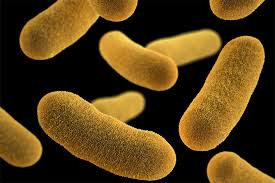
#> input picture bakteri2.jpeg, 275 x 183 px
$ python pertemuan3.py
#> lines starting #> are read from the running program, lines starting #| are printed output that depends on the picture
import numpy as np
import cv2


# [34 lines of commented-out code are left out]
img = cv2.imread('bakteri2.jpeg')
#> img is the input picture: shape (183, 275, 3); mean B, G, R 23.2, 62.3, 85.9
cv2.imshow('Citra Asal', img)
br = len(img[:, :, 0])
#> br = 183
kl = len(img[0, :, 0])
#> kl = 275
Z = np.zeros([br, kl, 3])
c = 30
for i in range(br):
    for j in range(kl):
        for k in range(3):
            Z[i, j, k] = c * np.log(1 + float(img[i, j, k]))
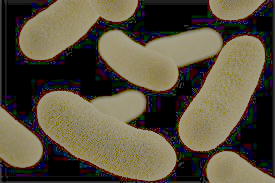
#> Z: shape (183, 275, 3) float64; mean B, G, R 63.6, 81.1, 89.3
Z = np.uint8(Z)
cv2.imshow('Citra hasil log', Z)
cv2.waitKey(0)

$ run again, with bakteri1.jpeg copied over bakteri2.jpeg
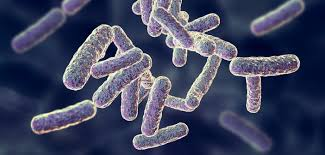
#> input picture bakteri1.jpeg, 325 x 155 px
#> img is the input picture: shape (155, 325, 3); mean B, G, R 95.6, 69, 63.9
#> br = 155
#> kl = 325
#> after the loop `for i in range(br):`:
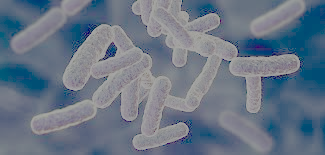
#> Z: shape (155, 325, 3) float64; mean B, G, R 133.9, 117.9, 104.7

$ run again, with datadaun.jpeg copied over bakteri2.jpeg
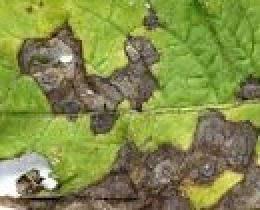
#> input picture datadaun.jpeg, 130 x 105 px (shown 2 times larger)
#> img is the input picture: shape (105, 130, 3); mean B, G, R 73.3, 140.8, 130.8
#> br = 105
#> kl = 130
#> after the loop `for i in range(br):`:
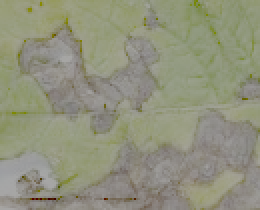
#> Z: shape (105, 130, 3) float64 (shown 2 times larger); mean B, G, R 125.8, 146.8, 145.3

$ run again, with xray.jpeg copied over bakteri2.jpeg
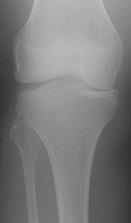
#> input picture xray.jpeg, 131 x 223 px
#> img is the input picture: shape (223, 131, 3); min 49, max 189, mean 123.8
#> br = 223
#> kl = 131
#> after the loop `for i in range(br):`:
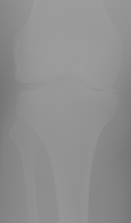
#> Z: shape (223, 131, 3) float64; min 117.4, max 157.4, mean 143.4
